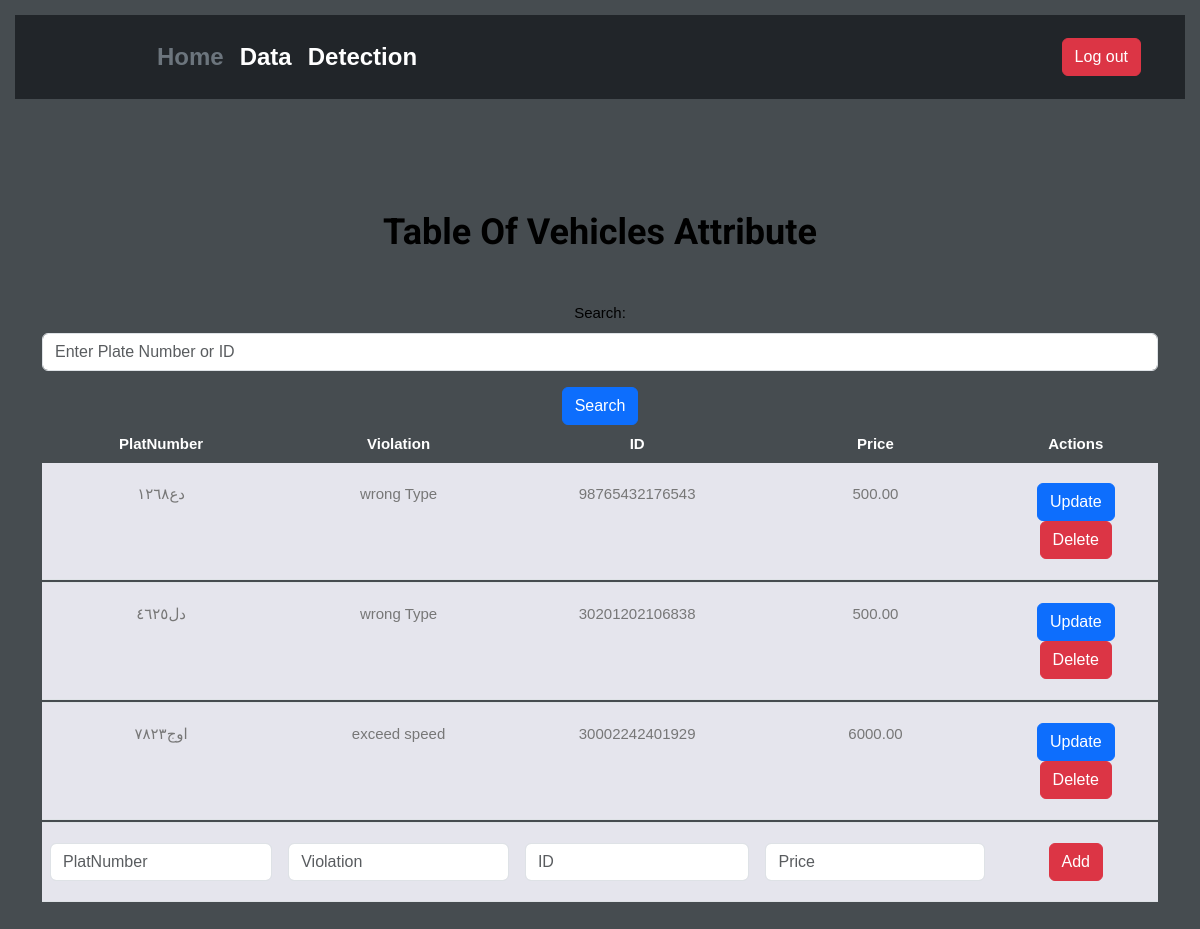
The page /pages/Vehicle_Data.php (signed in) on the database its author committed.
### tables this page shows
CREATE TABLE `violation` (
  `PlatNumber` varchar(50) DEFAULT NULL,
  `Price` decimal(10,2) DEFAULT NULL,
  `ViolationID` int(11) NOT NULL,
  `Violation` varchar(50) DEFAULT NULL,
  `nationalID` varchar(50) DEFAULT NULL
);

### pages/Vehicle_Data.php (the view, shortened to what this page needs)
<!DOCTYPE html>
<html lang="en">
<head>
    <link rel="stylesheet" href="css/bootstrap.min.css">
    <link rel="stylesheet" href="css/Data.css">
    <link rel="stylesheet" href="css/nav.css">
    <link rel="stylesheet" href="css/footer.css">
    <link rel="stylesheet" href="fonts/icomoon/style.css">
</head>
<body>
    <main>
        <header class="p-3 text-bg-dark">
            <div class="container">
                <div class="d-flex flex-wrap align-items-center justify-content-center justify-content-lg-start">
                    <a href="/" class="d-flex align-items-center mb-2 mb-lg-0 text-white text-decoration-none">
                    <img src="Logo.PNG" alt="Logo" width="50" height="50" class="me-2">
                    <svg class="bi me-2" width="40" height="32" role="img" aria-label="Bootstrap"><use xlink:href="#bootstrap" /></svg>
                    </a>
                    <ul class="nav col-12 col-lg-auto me-lg-auto mb-2 justify-content-center mb-md-0">
                        <li><a href="Home.php" class="nav-link px-2 text-secondary fw-bold fs-4">Home</a></li>
                        <li><a href="Vehicle_Data.php" class="nav-link px-2 text-white fw-bold fs-4">Data</a></li>
                        <li><a href="Detection-Page.php"
                                class="nav-link px-2 text-white fw-bold fs-4">Detection</a></li>
                    </ul>
                    <a href="logout.php">
                <button type="button" class="btn btn-danger me-3"  >Log out</button>
                </a>
                </div>
            </div>
        </header>
    </main>
    <div class="content">
        <div class="container">
            <h1 class="mb-5 fw-bold">Table Of Vehicles Attribute</h1>
 <form method="post" action="">
                <div class="mb-3">
                    <label for="search" class="form-label">Search:</label>
                    <input type="text" class="form-control" id="search" name="search" placeholder="Enter Plate Number or ID" required>
                </div>
                <button type="submit" class="btn btn-primary">Search</button>
            </form>
            <div class="table custom-table">
                <table class="table custom-table">
                    <thead>
                        <tr>
                            <th scope="col">PlatNumber</th>
                            <th scope="col">Violation</th>
                            <th scope="col">ID</th>
                            <th scope="col">Price</th>
                            <th scope="col">Actions</th>
                        </tr>
                    </thead>
                    <tbody>
                        <?php
                      $servername = "localhost";
                      $username = "root";
                      $password = "123";
                      $dbname = "vehicledetection";
                      $conn = new mysqli($servername, $username, $password, $dbname);
                       if (isset($_POST['search'])) {
                        $searchTerm = $_POST['search'];
                        $sql = "SELECT * FROM violation WHERE PlatNumber LIKE '%$searchTerm%' OR nationalID LIKE '%$searchTerm%'";
                        $result = $conn->query($sql);
                        if ($result->num_rows > 0) {
                            $rows = [];
                            while ($row = $result->fetch_assoc()) {
                                $rows[] = $row;
                            }
                            moveRowToBeginning($rows, $searchTerm);
                            foreach ($rows as $row) {
                                $PlatNumber = $row["PlatNumber"];
                                $Violation = $row["Violation"];
                                $nationalID = $row["nationalID"];
                                $Price = $row["Price"];
                                echo "<tr>";
                                echo "<td>$PlatNumber</td>";
                                echo "<td>$Violation</td>";
                                echo "<td>$nationalID</td>";
                                echo "<td>$Price</td>";
                                echo "<td>
                                    <button type='button' class='btn btn-primary' data-bs-toggle='modal' data-bs-target='#updateModal$PlatNumber'>Update</button>
                                    <form method='post' action='' class='d-inline'>
                                        <input type='hidden' name='platnumber' value='$PlatNumber'>
                                        <button type='submit' name='delete' class='btn btn-danger'>Delete</button>
                                    </form>
                                </td>";
                                echo "</tr>";
                                echo "<tr class='spacer'><td colspan='100'></td></tr>";
                                echo "<div class='modal fade' id='updateModal$PlatNumber' tabindex='-1' aria-labelledby='updateModalLabel' aria-hidden='true'>";
                                echo "<div class='modal-dialog'>";
                                echo "<div class='modal-content'>";
                                echo "<div class='modal-header'>";
                                echo "<h5 class='modal-title' id='updateModalLabel'>Update Vehicle Attributes</h5>";
                                echo "<button type='button' class='btn-close' data-bs-dismiss='modal' aria-label='Close'></button>";
                                echo "</div>";
                                echo "<div class='modal-body'>";
                                echo "<form method='post' action=''>";
                                echo "<div class='mb-3'>";
                                echo "<label for='platnumber' class='form-label'>PlatNumber</label>";
                                echo "<input type='text' class='form-control' id='platnumber' name='platnumber' value='$PlatNumber' readonly>";
                                echo "</div>";
                                echo "<div class='mb-3'>";
                                echo "<label for='violation' class='form-label'>Violation</label>";
                                echo "<input type='text' class='form-control' id='violation' name='violation' value='$Violation'>";
                                echo "</div>";
                                echo "<div class='mb-3'>";
                                echo "<label for='nationalid' class='form-label'>National ID</label>";
                                echo "<input type='text' class='form-control' id='nationalid' name='nationalid' value='$nationalID'>";
                                echo "</div>";
                                echo "<div class='mb-3'>";
                                echo "<label for='price' class='form-label'>Price</label>";
                                echo "<input type='text' class='form-control' id='price' name='price' value='$Price'>";
                                echo "</div>";
                                echo "<button type='submit' name='update' class='btn btn-primary'>Update</button>";
                                echo "</form>";
                                echo "</div>";
                                echo "</div>";
                                echo "</div>";
                                echo "</div>";
                            }
                        } else {
                            echo "<tr><td colspan='5'>No results found</td></tr>";
                        }
                    } else {
                        $sql = "SELECT * FROM violation";
                        $result = $conn->query($sql);
                        if ($result->num_rows > 0) {
                            while ($row = $result->fetch_assoc()) {
                                $PlatNumber = $row["PlatNumber"];
                                $Violation = $row["Violation"];
                                $nationalID = $row["nationalID"];
                                $Price = $row["Price"];
                                echo "<tr>";
                                echo "<td>$PlatNumber</td>";
                                echo "<td>$Violation</td>";
                                echo "<td>$nationalID</td>";
                                echo "<td>$Price</td>";
                                echo "<td>
                                    <button type='button' class='btn btn-primary' data-bs-toggle='modal' data-bs-target='#updateModal$PlatNumber'>Update</button>
                                    <form method='post' action='' class='d-inline'>
                                        <input type='hidden' name='platnumber' value='$PlatNumber'>
                                        <button type='submit' name='delete' class='btn btn-danger'>Delete</button>
                                    </form>
                                </td>";
                                echo "</tr>";
                                echo "<tr class='spacer'><td colspan='100'></td></tr>";
                            }
                        } else {
                            echo "<tr><td colspan='5'>No results found</td></tr>";
                        }
                    }
                      ?>
                       <form method="post" action="">
                          <tr>
                              <td><input type="text" class="form-control" name="new_platnumber" placeholder="PlatNumber" required></td>
                              <td><input type="text" class="form-control" name="new_violation" placeholder="Violation" required></td>
                              <td><input type="text" class="form-control" name="new_id" placeholder="ID" required></td>
                              <td><input type="text" class="form-control" name="new_price" placeholder="Price" required></td>
                              <td>
                                  <button type="submit" name="add" class="btn btn-danger">Add</button>
                              </td>
                          </tr>
                      </form>
                  </tbody>
              </table>
          </div>
      </div>
  </div>
</body>
</html>

### pages/css/Data.css (style rules this page uses)
body { font-family: "Roboto", -apple-system, BlinkMacSystemFont, "Segoe UI", Roboto, "Helvetica Neue", Arial, "Noto Sans", sans-serif, "Apple Color Emoji", "Segoe UI Emoji", "Segoe UI Symbol", "Noto Color Emoji"; background-color: #464c50; font-weight: 300; }
h1, h2, h3, h4, h5, h6, .h1, .h2, .h3, .h4, .h5, .h6 { font-family: "Roboto", -apple-system, BlinkMacSystemFont, "Segoe UI", Roboto, "Helvetica Neue", Arial, "Noto Sans", sans-serif, "Apple Color Emoji", "Segoe UI Emoji", "Segoe UI Symbol", "Noto Color Emoji"; }
a { -webkit-transition: .3s all ease; -o-transition: .3s all ease; transition: .3s all ease; }
a, a:hover { text-decoration: none !important; }
.content { padding: 7rem 0; }
.custom-table { min-width: 1000px; }
.custom-table thead tr, .custom-table thead th { border-top: none; border-bottom: none !important; color: #fff; }
.custom-table tbody th, .custom-table tbody td { color: #777; font-weight: 400; padding-bottom: 20px; padding-top: 20px; font-weight: 300; }
.custom-table tbody tr:not(.spacer) { border-radius: 7px; overflow: hidden; -webkit-transition: .3s all ease; -o-transition: .3s all ease; transition: .3s all ease; }
.custom-table tbody tr th, .custom-table tbody tr td { background: #e5e5ed; border: none; -webkit-transition: .3s all ease; -o-transition: .3s all ease; transition: .3s all ease; }
.custom-table tbody tr th:first-child, .custom-table tbody tr td:first-child { border-top-left-radius: 0px; border-bottom-left-radius: 0px; }
.custom-table tbody tr th:last-child, .custom-table tbody tr td:last-child { border-top-right-radius: 0px; border-bottom-right-radius: 0px; }
.custom-table tbody tr.spacer td { padding: 0 !important; height: 3px; border-radius: 0 !important; background: transparent !important; }

### rows shown on the page
violation: PlatNumber "دع١٢٦٨", Violation "wrong Type", nationalID "98765432176543", Price "500.00"
violation: PlatNumber "دل٤٦٢٥", Violation "wrong Type", nationalID "30201202106838", Price "500.00"
violation: PlatNumber "اوج٧٨٢٣", Violation "exceed speed", nationalID "30002242401929", Price "6000.00"
